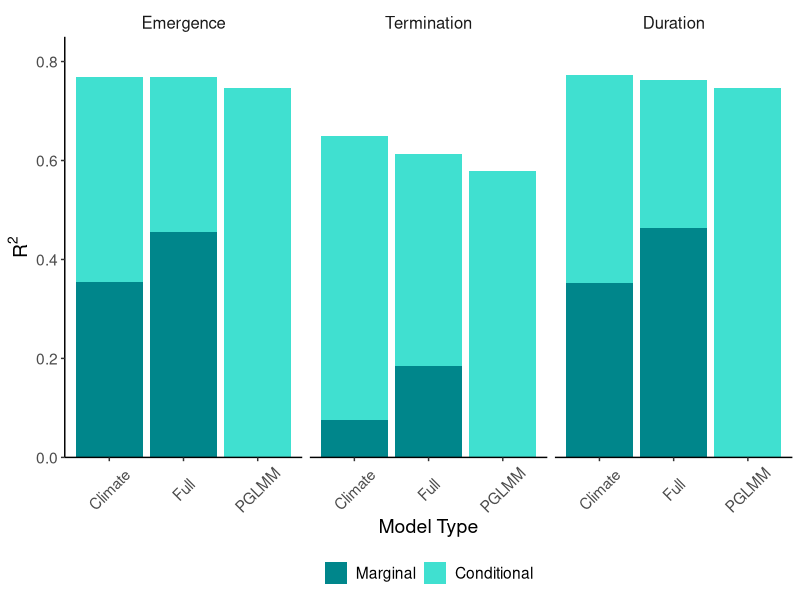
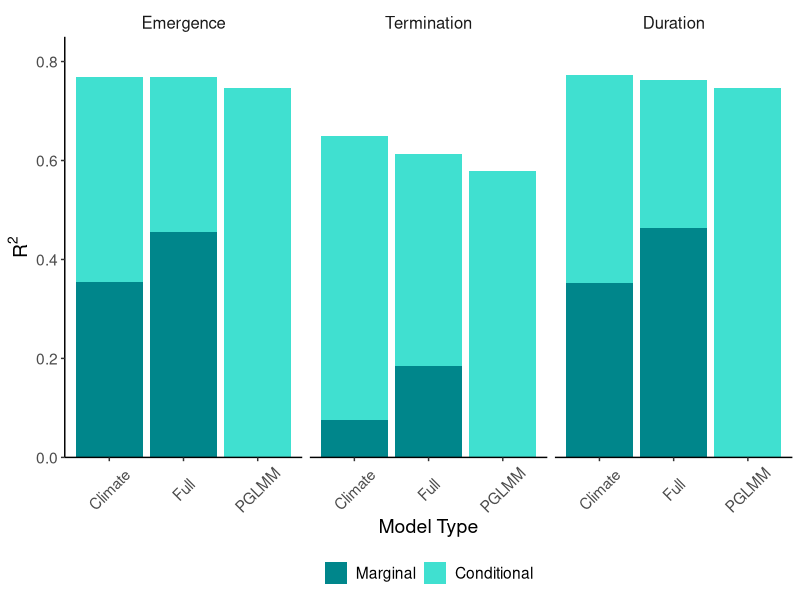

Write R code to recreate these figures, in order.
library(dplyr)
library(ggplot2)

# pulling R2 values from LMM models


## Onset
# Climate only models
# R2m R2c 0.355 0.769

#Climate and Traits
# R2m R2c 0.454863 0.7679138

## Offset
# climate only models
# 0.0764 0.650

#Climate and traits
# 0.185 0.613

## Duration
# climate only model
# 0.352 0.773

# climate and traits
# 0.464 0.762

#### PGLMMs
#Onset #0.746
#Offset # 0.579
#Duration # 0.746

r2s <- data.frame(model = c("Emergence", "Emergence", "Emergence", "Emergence", "Emergence", 
                            "Termination", "Termination", "Termination","Termination", "Termination",
                            "Duration", "Duration", "Duration", "Duration", "Duration"),
                  model_type = c("Climate", "Climate", "Full", "Full", "PGLMM", 
                                 "Climate", "Climate", "Full", "Full", "PGLMM", 
                                 "Climate", "Climate", "Full", "Full", "PGLMM"),
                  R2_type = c("Marginal", "Conditional", "Marginal", "Conditional", "Conditional",
                              "Marginal", "Conditional", "Marginal", "Conditional", "Conditional",
                              "Marginal", "Conditional", "Marginal", "Conditional", "Conditional"),
                  R2 = c(0.355, 0.769, 0.454863, 0.7679138, 0.746,
                         0.0764, 0.650, 0.185, 0.613, 0.579,
                         0.352, 0.773, 0.464, 0.762, 0.746))

mdf <- r2s %>% 
  mutate(model = factor(model, levels = c("Emergence", "Termination", "Duration")))

R2_plot <- ggplot() + 
  # Plot conditional
  geom_bar( mdf,
            stat = "identity",
            position = "identity",
            mapping = aes(x = model_type, y = R2, fill = R2_type)
  ) +
  geom_bar( filter(mdf, R2_type == "Marginal"),
            stat = "identity",
            position = "identity",
            mapping = aes(x = model_type, y = R2, fill = R2_type)
  ) +
  scale_y_continuous(
    name = expression(R^2),
    limits = c(0,0.85) ,
    expand = c(0,0)
  ) +
  scale_x_discrete(
    name = "Model Type"
  ) +
  theme_classic() +
  facet_wrap(~model) +
  scale_fill_manual(values = c("turquoise", "turquoise4"), 
                    guide=guide_legend(reverse=T)) +
  theme(
    strip.background = element_blank(),
    axis.text.x = element_text(angle = 45, vjust = 0.5, size = 11),
    strip.text.x = element_text(size = 12),
    text = element_text(size = 14),
    legend.title = element_blank(),
    legend.position = "bottom"
  )

R2_plot

ggsave(plot = R2_plot, filename = "Figures/resubmission/R2.png",
       width = 5, height = 4)
